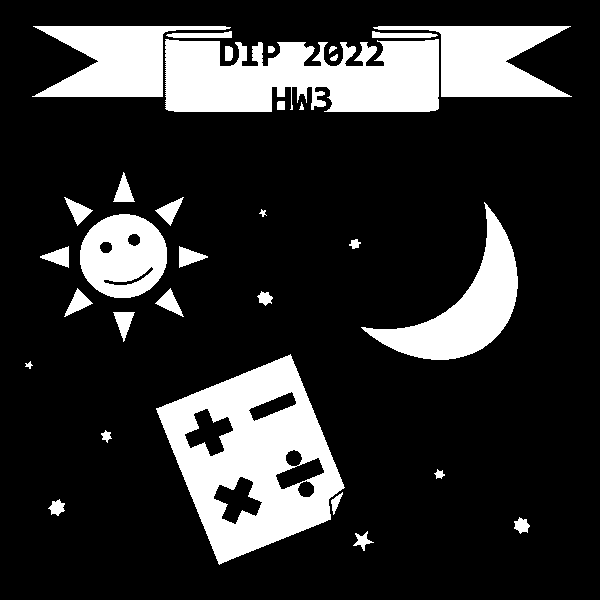
#> input picture homework3/SampleImage/sample1.png, 600 x 600 px
$ python problem1.py
#> lines starting #> are read from the running program, lines starting #| are printed output that depends on the picture; after the words box and inside, x2 and y2 are one past the last pixel; in counts of white or black regions, pixels touching at a corner belong together
#> `sample1=cv2.imread('./SampleImage/sample1.png', cv2.IMREAD_GRAYSCALE)`: sample1: shape (600, 600); 19.1% white; 32 white regions, largest, box (x1, y1, x2, y2) and area: (156, 354, 345, 565) 19993, (165, 39, 439, 112) 16195, (361, 202, 518, 360) 7937
### homework3/basics.py
import numpy as np
import cv2

def g2b(source):
    return (source//255)
def b2g(source):
    return (source*255)
def NOT(source):  # complement
    return ((source + np.ones(source.shape)) % 2).astype(int)
# [7 lines left out: function OR, not called in this run]
def AND(sourceA, sourceB):  # intersection
    (R, C), out=sourceA.shape, np.zeros(sourceA.shape)
    for i in range(R):
        for j in range(C):
            if sourceA[i][j] and sourceB[i][j]:
                out[i][j] = 1
    return out.astype(int)
# [22 lines left out: functions XOR, R, padding, not called in this run]
# [14 lines that do not run on import are left out]


#https://towardsdatascience.com/implementing-a-connected-component-labeling-algorithm-from-scratch-94e1636554f
#https://dl.acm.org/doi/pdf/10.1145/357994.358023

### homework3/morpho_processing.py
import numpy as np
import basics
import cv2

def erosion(source):
    pad, out=np.pad(source, ((1,1), (1,1)), constant_values=1), np.zeros(source.shape)
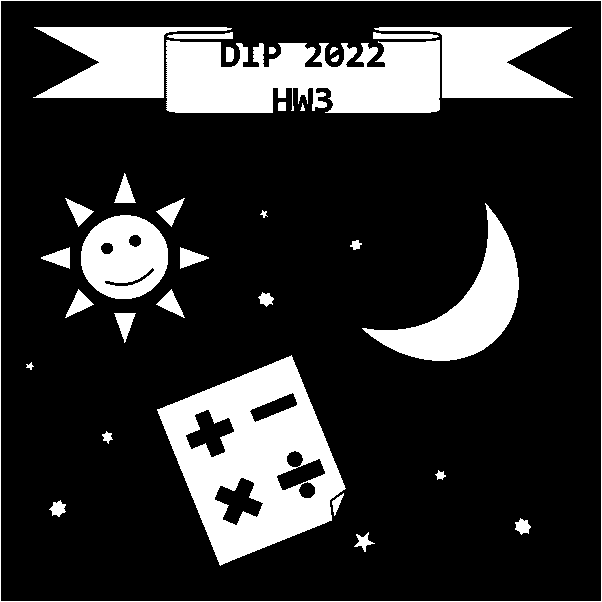
#> pad: shape (602, 602); values 0 (black) and 1 (white), 19.6% white; 33 white regions, largest, box (x1, y1, x2, y2) and area: (157, 355, 346, 566) 19993, (166, 40, 440, 113) 16195, (362, 203, 519, 361) 7937
#> out: shape (600, 600) float64; every value is 0
    (R, C), H=source.shape, np.array([[1, 1, 1], [1, 1, 1], [1, 1, 1]])
#> R = 600; C = 600; H = [[1, 1, 1], [1, 1, 1], [1, 1, 1]]

    for i in range(R):
        for j in range(C):
            if np.array_equal(pad[i:i+3, j:j+3], H):
                out[i][j]=1
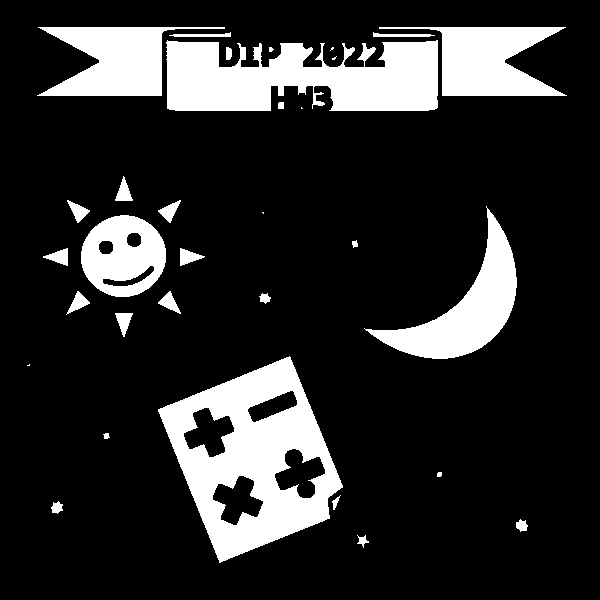
#> out: shape (600, 600) float64; values 0 (black) and 1 (white), 17% white; 32 white regions (6 under 20 px), largest, box (x1, y1, x2, y2) and area: (158, 356, 343, 563) 18292, (166, 40, 438, 111) 14667, (364, 206, 517, 359) 7305
    return out

def dilation(source):
    pad, out=np.pad(source, ((1,1), (1,1)), constant_values=0), np.copy(source)
    (R, C), H=source.shape, np.array([[1, 1, 1], [1, 1, 1], [1, 1, 1]])

    for i in range(R):
        for j in range(C):
            if np.any(pad[i:i+3, j:j+3] == H):
                out[i][j]=1
    return out.astype(int)


# [99 lines left out: functions zero_ones, skeletonizing, CCL, not called in this run]

################################################

# [30 lines that do not run on import are left out]

### homework3/problem1.py
import morpho_processing as mp
import numpy as np
import basics
import math
import cv2


if __name__ == "__main__":
    sample1=cv2.imread('./SampleImage/sample1.png', cv2.IMREAD_GRAYSCALE)

    # (a)
    erosion1=basics.b2g(mp.erosion(basics.g2b(sample1)))
    #cv2.imwrite('./result1.png', (sample1 - erosion1))

    # (b)
    # preprocess

    sample1[41][200:300] = 255
#> sample1: shape (600, 600); 19.1% white; 32 white regions, largest, box (x1, y1, x2, y2) and area: (156, 354, 345, 565) 19993, (165, 39, 439, 112) 16275, (361, 202, 518, 360) 7937
    sample1[41][200:380] = 255
#> sample1: shape (600, 600); 19.1% white; 32 white regions, largest, box (x1, y1, x2, y2) and area: (156, 354, 345, 565) 19993, (165, 39, 439, 112) 16352, (361, 202, 518, 360) 7937
    sample1[43][225] = 255  # D
    sample1[43][245] = 255  # I
    sample1[43][265] = 255  # P
    sample1[43][315] = 255  # 2
    sample1[43][335] = 255  # 0
    sample1[43][355] = 255  # 2
    sample1[43][375] = 255  # 2
    sample1[111][272:327] = 255
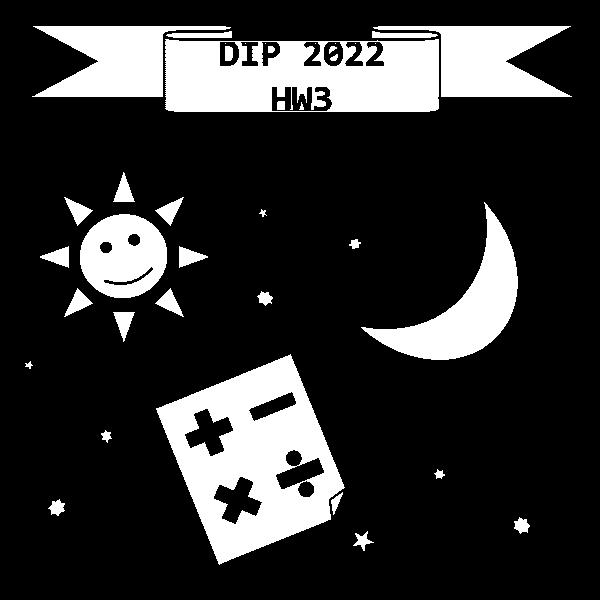
#> sample1: shape (600, 600); 19.1% white; 39 white regions (7 under 20 px), largest, box (x1, y1, x2, y2) and area: (156, 354, 345, 565) 19993, (165, 39, 439, 112) 16404, (361, 202, 518, 360) 7937
    sample1[99][301] = 255     # HW3
    sample1[250][105] = 255    # L
    sample1[240][135] = 255    # R
    sample1[280][135] = 255    # smile
    sample1[420][200] = 255    # +
    sample1[405][275] = 255    # -
    sample1[500][225] = 255    # x
    sample1[475][300] = 255    # /
    sample1[495][305] = 255    # /
    cv2.imwrite('salts.png', sample1)

    A, Ac, G = basics.g2b(sample1), basics.NOT(basics.g2b(sample1)), np.zeros(sample1.shape)

    cnt = 0
    G[43][225] = 1
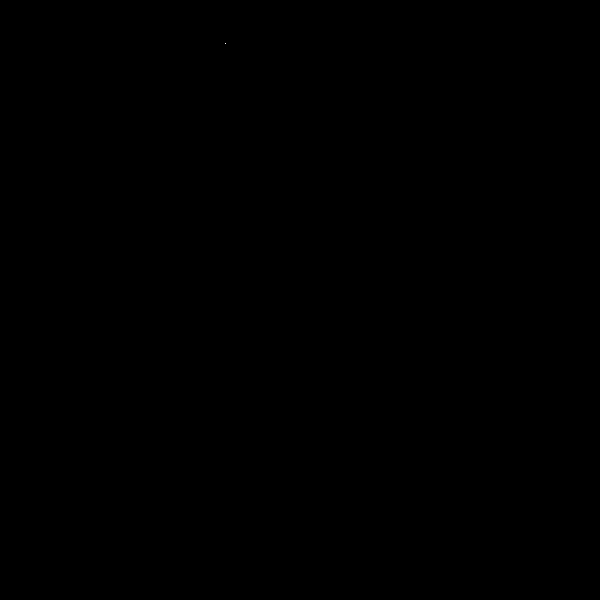
#> G: shape (600, 600) float64; values 0 (black) and 1 (white), 0% white in thin lines or dots, all inside (x1, y1, x2, y2) = (225, 43, 226, 44)
    G[43][245] = 1
#> G: shape (600, 600) float64; values 0 (black) and 1 (white), 0% white in thin lines or dots, all inside (x1, y1, x2, y2) = (225, 43, 246, 44)
    G[43][265] = 1
#> G: shape (600, 600) float64; values 0 (black) and 1 (white), 0% white in thin lines or dots, all inside (x1, y1, x2, y2) = (225, 43, 266, 44)
    G[43][315] = 1
#> G: shape (600, 600) float64; values 0 (black) and 1 (white), 0% white in thin lines or dots, all inside (x1, y1, x2, y2) = (225, 43, 316, 44)
    G[43][335] = 1
#> G: shape (600, 600) float64; values 0 (black) and 1 (white), 0% white in thin lines or dots, all inside (x1, y1, x2, y2) = (225, 43, 336, 44)
    G[43][355] = 1
#> G: shape (600, 600) float64; values 0 (black) and 1 (white), 0% white in thin lines or dots, all inside (x1, y1, x2, y2) = (225, 43, 356, 44)
    G[43][375] = 1
#> G: shape (600, 600) float64; values 0 (black) and 1 (white), 0% white in thin lines or dots, all inside (x1, y1, x2, y2) = (225, 43, 376, 44)
    G[99][301] = 1
#> G: shape (600, 600) float64; values 0 (black) and 1 (white), 0% white in thin lines or dots, all inside (x1, y1, x2, y2) = (225, 43, 376, 100)
    G[250][105] = 1
#> G: shape (600, 600) float64; values 0 (black) and 1 (white), 0% white in thin lines or dots, all inside (x1, y1, x2, y2) = (105, 43, 376, 251)
    G[240][135] = 1
    G[280][135] = 1
#> G: shape (600, 600) float64; values 0 (black) and 1 (white), 0% white in thin lines or dots, all inside (x1, y1, x2, y2) = (105, 43, 376, 281)
    G[420][200] = 1
#> G: shape (600, 600) float64; values 0 (black) and 1 (white), 0% white in thin lines or dots, all inside (x1, y1, x2, y2) = (105, 43, 376, 421)
    G[405][275] = 1
    G[500][225] = 1
#> G: shape (600, 600) float64; values 0 (black) and 1 (white), 0% white in thin lines or dots, all inside (x1, y1, x2, y2) = (105, 43, 376, 501)
    G[475][300] = 1
    G[495][305] = 1
    while cnt < 100:
        print(cnt)
#> (the run stopped early here; a loop or call above may not have finished)
